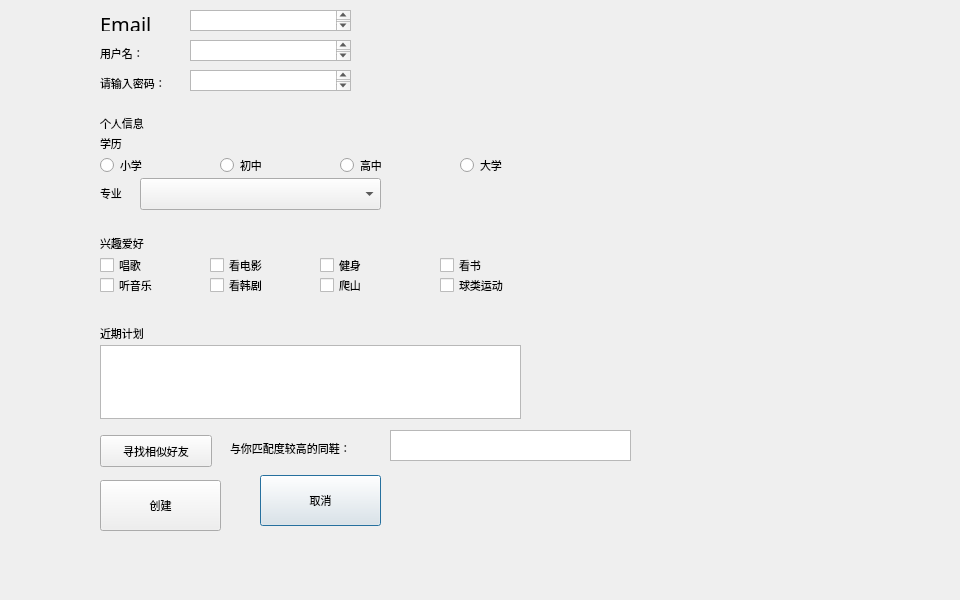
<?xml version="1.0" encoding="UTF-8"?>
<ui version="4.0">
 <class>Account_create</class>
 <widget class="QDialog" name="Account_create">
  <property name="geometry">
   <rect>
    <x>0</x>
    <y>0</y>
    <width>960</width>
    <height>600</height>
   </rect>
  </property>
  <property name="font">
   <font>
    <pointsize>8</pointsize>
   </font>
  </property>
  <property name="windowTitle">
   <string>Dialog</string>
  </property>
  <widget class="QPushButton" name="pushButton_back">
   <property name="geometry">
    <rect>
     <x>260</x>
     <y>475</y>
     <width>121</width>
     <height>51</height>
    </rect>
   </property>
   <property name="text">
    <string>取消</string>
   </property>
  </widget>
  <widget class="QLabel" name="label_username">
   <property name="geometry">
    <rect>
     <x>100</x>
     <y>45</y>
     <width>58</width>
     <height>16</height>
    </rect>
   </property>
   <property name="text">
    <string>用户名：</string>
   </property>
  </widget>
  <widget class="QLabel" name="label_enter_password">
   <property name="geometry">
    <rect>
     <x>100</x>
     <y>75</y>
     <width>81</width>
     <height>16</height>
    </rect>
   </property>
   <property name="text">
    <string>请输入密码：</string>
   </property>
  </widget>
  <widget class="QLabel" name="label_ps">
   <property name="geometry">
    <rect>
     <x>100</x>
     <y>115</y>
     <width>58</width>
     <height>16</height>
    </rect>
   </property>
   <property name="text">
    <string>个人信息</string>
   </property>
  </widget>
  <widget class="QLabel" name="label_education">
   <property name="geometry">
    <rect>
     <x>100</x>
     <y>135</y>
     <width>58</width>
     <height>16</height>
    </rect>
   </property>
   <property name="text">
    <string>学历</string>
   </property>
  </widget>
  <widget class="QLabel" name="label_major">
   <property name="geometry">
    <rect>
     <x>100</x>
     <y>185</y>
     <width>58</width>
     <height>16</height>
    </rect>
   </property>
   <property name="text">
    <string>专业</string>
   </property>
  </widget>
  <widget class="QLabel" name="label_hobbies">
   <property name="geometry">
    <rect>
     <x>100</x>
     <y>235</y>
     <width>58</width>
     <height>16</height>
    </rect>
   </property>
   <property name="text">
    <string>兴趣爱好</string>
   </property>
  </widget>
  <widget class="QLabel" name="label_plan">
   <property name="geometry">
    <rect>
     <x>100</x>
     <y>325</y>
     <width>58</width>
     <height>16</height>
    </rect>
   </property>
   <property name="text">
    <string>近期计划</string>
   </property>
  </widget>
  <widget class="QRadioButton" name="radioButton_primary">
   <property name="geometry">
    <rect>
     <x>100</x>
     <y>155</y>
     <width>100</width>
     <height>20</height>
    </rect>
   </property>
   <property name="text">
    <string>小学</string>
   </property>
  </widget>
  <widget class="QRadioButton" name="radioButton_mid">
   <property name="geometry">
    <rect>
     <x>220</x>
     <y>155</y>
     <width>100</width>
     <height>20</height>
    </rect>
   </property>
   <property name="text">
    <string>初中</string>
   </property>
  </widget>
  <widget class="QRadioButton" name="radioButton_3">
   <property name="geometry">
    <rect>
     <x>340</x>
     <y>155</y>
     <width>100</width>
     <height>20</height>
    </rect>
   </property>
   <property name="text">
    <string>高中</string>
   </property>
  </widget>
  <widget class="QRadioButton" name="radioButton_university">
   <property name="geometry">
    <rect>
     <x>460</x>
     <y>155</y>
     <width>100</width>
     <height>20</height>
    </rect>
   </property>
   <property name="text">
    <string>大学</string>
   </property>
  </widget>
  <widget class="QComboBox" name="comboBox_major">
   <property name="geometry">
    <rect>
     <x>140</x>
     <y>178</y>
     <width>241</width>
     <height>32</height>
    </rect>
   </property>
  </widget>
  <widget class="QTextEdit" name="textEdit">
   <property name="geometry">
    <rect>
     <x>190</x>
     <y>40</y>
     <width>161</width>
     <height>21</height>
    </rect>
   </property>
  </widget>
  <widget class="QTextEdit" name="textEdit_2">
   <property name="geometry">
    <rect>
     <x>190</x>
     <y>70</y>
     <width>161</width>
     <height>21</height>
    </rect>
   </property>
  </widget>
  <widget class="QCheckBox" name="checkBox">
   <property name="geometry">
    <rect>
     <x>100</x>
     <y>255</y>
     <width>86</width>
     <height>20</height>
    </rect>
   </property>
   <property name="text">
    <string>唱歌</string>
   </property>
  </widget>
  <widget class="QCheckBox" name="checkBox_2">
   <property name="geometry">
    <rect>
     <x>100</x>
     <y>275</y>
     <width>86</width>
     <height>20</height>
    </rect>
   </property>
   <property name="text">
    <string>听音乐</string>
   </property>
  </widget>
  <widget class="QCheckBox" name="checkBox_3">
   <property name="geometry">
    <rect>
     <x>210</x>
     <y>255</y>
     <width>86</width>
     <height>20</height>
    </rect>
   </property>
   <property name="text">
    <string>看电影</string>
   </property>
  </widget>
  <widget class="QCheckBox" name="checkBox_4">
   <property name="geometry">
    <rect>
     <x>210</x>
     <y>275</y>
     <width>86</width>
     <height>20</height>
    </rect>
   </property>
   <property name="text">
    <string>看韩剧</string>
   </property>
  </widget>
  <widget class="QCheckBox" name="checkBox_5">
   <property name="geometry">
    <rect>
     <x>320</x>
     <y>255</y>
     <width>86</width>
     <height>20</height>
    </rect>
   </property>
   <property name="text">
    <string>健身</string>
   </property>
  </widget>
  <widget class="QCheckBox" name="checkBox_6">
   <property name="geometry">
    <rect>
     <x>320</x>
     <y>275</y>
     <width>86</width>
     <height>20</height>
    </rect>
   </property>
   <property name="text">
    <string>爬山</string>
   </property>
  </widget>
  <widget class="QCheckBox" name="checkBox_7">
   <property name="geometry">
    <rect>
     <x>440</x>
     <y>255</y>
     <width>86</width>
     <height>20</height>
    </rect>
   </property>
   <property name="text">
    <string>看书</string>
   </property>
  </widget>
  <widget class="QCheckBox" name="checkBox_8">
   <property name="geometry">
    <rect>
     <x>440</x>
     <y>275</y>
     <width>86</width>
     <height>20</height>
    </rect>
   </property>
   <property name="text">
    <string>球类运动</string>
   </property>
  </widget>
  <widget class="QPushButton" name="pushButton">
   <property name="geometry">
    <rect>
     <x>100</x>
     <y>480</y>
     <width>121</width>
     <height>51</height>
    </rect>
   </property>
   <property name="text">
    <string>创建</string>
   </property>
  </widget>
  <widget class="QTextEdit" name="textEdit_3">
   <property name="geometry">
    <rect>
     <x>100</x>
     <y>345</y>
     <width>421</width>
     <height>74</height>
    </rect>
   </property>
  </widget>
  <widget class="QPushButton" name="pushButton_2">
   <property name="geometry">
    <rect>
     <x>100</x>
     <y>435</y>
     <width>112</width>
     <height>32</height>
    </rect>
   </property>
   <property name="text">
    <string>寻找相似好友</string>
   </property>
  </widget>
  <widget class="QTextEdit" name="textEdit_4">
   <property name="geometry">
    <rect>
     <x>390</x>
     <y>430</y>
     <width>241</width>
     <height>31</height>
    </rect>
   </property>
  </widget>
  <widget class="QLabel" name="label">
   <property name="geometry">
    <rect>
     <x>230</x>
     <y>440</y>
     <width>141</width>
     <height>16</height>
    </rect>
   </property>
   <property name="text">
    <string>与你匹配度较高的同鞋：</string>
   </property>
  </widget>
  <widget class="QTextEdit" name="textEdit_5">
   <property name="geometry">
    <rect>
     <x>190</x>
     <y>10</y>
     <width>161</width>
     <height>21</height>
    </rect>
   </property>
   <property name="font">
    <font>
     <family>Baskerville</family>
    </font>
   </property>
  </widget>
  <widget class="QLabel" name="label_username_2">
   <property name="geometry">
    <rect>
     <x>100</x>
     <y>15</y>
     <width>58</width>
     <height>16</height>
    </rect>
   </property>
   <property name="font">
    <font>
     <family>Baskerville</family>
     <pointsize>15</pointsize>
    </font>
   </property>
   <property name="text">
    <string>Email：</string>
   </property>
  </widget>
 </widget>
 <resources/>
 <connections/>
</ui>
